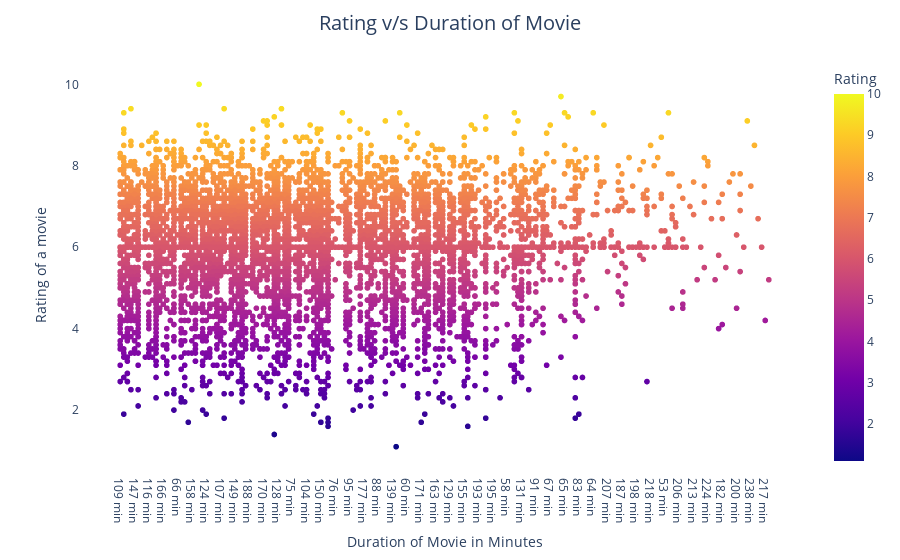

Notebook code for this chart:
### Code cell
rel_dur_rat = px.scatter(df, x = 'Duration', y = 'Rating', color = "Rating")
rel_dur_rat.update_layout(title='Rating v/s Duration of Movie',
                          title_x=0.5,
                          title_pad=dict(t=20),
                          title_font=dict(size=20),
                          xaxis_title='Duration of Movie in Minutes',
                          yaxis_title='Rating of a movie',
                          xaxis=dict(showgrid=False), 
                          yaxis=dict(showgrid=False),
                          plot_bgcolor = 'white')
rel_dur_rat.show()

### Figure 1 — Plotly figure (JSON) as saved in the notebook; plotly's stock layout.template omitted (floating-point values rounded to 4 significant figures; data arrays with more than 128 entries replaced by an {"elided": "..."} marker saying what was removed)
{"data": [{"hovertemplate": "Duration=%{x}<br>Rating=%{marker.color}<extra></extra>", "legendgroup": "", "marker": {"color": {"elided": "15509 float values"}, "coloraxis": "coloraxis", "symbol": "circle"}, "mode": "markers", "name": "", "showlegend": false, "type": "scattergl", "x": {"elided": "15509 str values"}, "xaxis": "x", "y": {"elided": "15509 float values"}, "yaxis": "y"}], "layout": {"coloraxis": {"colorbar": {"title": {"text": "Rating"}}, "colorscale": [[0, "#0d0887"], [0.1111, "#46039f"], [0.2222, "#7201a8"], [0.3333, "#9c179e"], [0.4444, "#bd3786"], [0.5556, "#d8576b"], [0.6667, "#ed7953"], [0.7778, "#fb9f3a"], [0.8889, "#fdca26"], [1, "#f0f921"]]}, "legend": {"tracegroupgap": 0}, "margin": {"t": 60}, "plot_bgcolor": "white", "title": {"font": {"size": 20}, "pad": {"t": 20}, "text": "Rating v/s Duration of Movie", "x": 0.5}, "xaxis": {"anchor": "y", "domain": [0, 1], "showgrid": false, "title": {"text": "Duration of Movie in Minutes"}}, "yaxis": {"anchor": "x", "domain": [0, 1], "showgrid": false, "title": {"text": "Rating of a movie"}}}}
